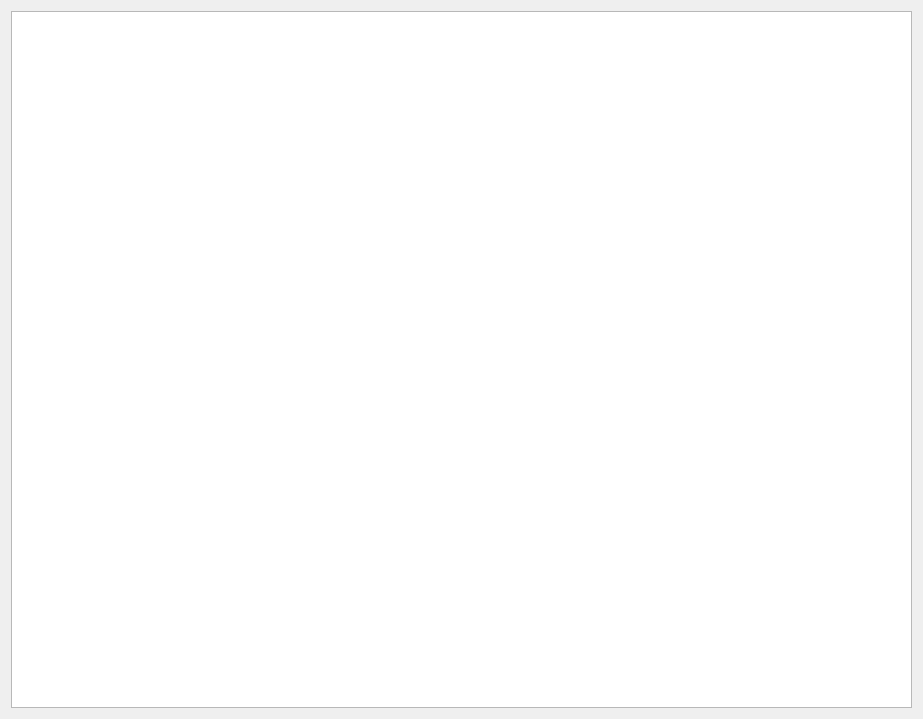
<?xml version="1.0" encoding="UTF-8"?>
<ui version="4.0">
 <class>SimpleImporter</class>
 <widget class="QWidget" name="SimpleImporter">
  <property name="geometry">
   <rect>
    <x>0</x>
    <y>0</y>
    <width>923</width>
    <height>719</height>
   </rect>
  </property>
  <property name="windowTitle">
   <string>SimpleImporter</string>
  </property>
  <layout class="QVBoxLayout" name="verticalLayout">
   <item>
    <widget class="QTreeView" name="treeView"/>
   </item>
  </layout>
 </widget>
 <resources/>
 <connections/>
</ui>
